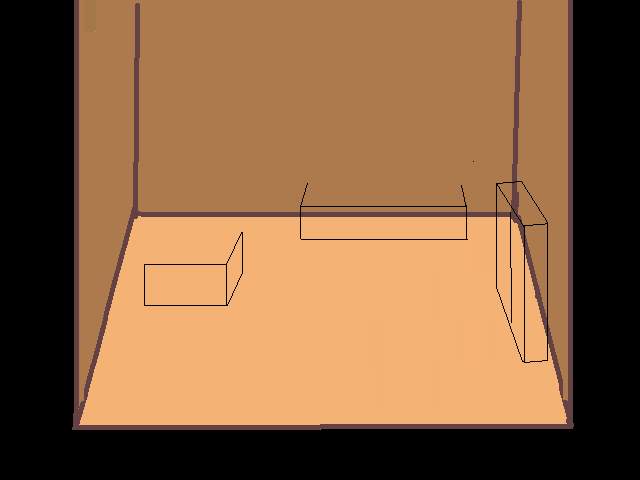

A 2D game scene composited from a Tiled map and its tileset images. What follows is a short description and the map's XML, with each tile layer's data collapsed to a summary:
An orthogonal 20x15 tile map with 32x32 px tiles, 3 tile layers (Tile Layer 2, Tile Layer 1, Tile Layer 3), 4 tilesets and 11 objects (2x character, level Info).

<map version="1.2" tiledversion="1.2.1" orientation="orthogonal" renderorder="right-down" width="20" height="15" tilewidth="32" tileheight="32" infinite="0" nextlayerid="32" nextobjectid="43">
 <tileset firstgid="1" name="grassstage" tilewidth="32" tileheight="32" tilecount="2025" columns="45">
  <image source="grassstage.png" width="1440" height="1440" />
 </tileset>
 <tileset firstgid="2026" name="playerstart" tilewidth="32" tileheight="32" tilecount="1" columns="1">
  <image source="playerstart.png" width="32" height="32" />
  <tile id="0">
   <properties>
    <property name="orient" value="right" />
    <property name="playerstart" value="" />
   </properties>
  </tile>
 </tileset>
 <tileset firstgid="2027" name="grasstownarmorshop" tilewidth="32" tileheight="32" tilecount="300" columns="20">
  <image source="grasstownarmorshop.png" width="640" height="480" />
 </tileset>
 <tileset firstgid="2327" name="grasstownarmorshop - Copy" tilewidth="32" tileheight="32" tilecount="300" columns="20">
  <image source="grasstownarmorshop - Copy.png" width="640" height="480" />
 </tileset>
 <layer id="29" name="Tile Layer 2" width="20" height="15">
  <data>[300 cells, 300 non-empty, 300 distinct tile ids]</data>
 </layer>
 <layer id="30" name="Tile Layer 1" width="20" height="15">
  <data>[300 cells, 165 non-empty, 19 distinct tile ids]</data>
 </layer>
 <layer id="31" name="Tile Layer 3" width="20" height="15">
  <data>[300 cells, 300 non-empty, 300 distinct tile ids]</data>
 </layer>
 <objectgroup id="4" name="Object Layer 1">
  <object id="19" x="320" y="416" width="32" height="32">
   <properties>
    <property name="orient" value="up" />
    <property name="playerstart" value="" />
    <property name="startarea" value="1" />
   </properties>
  </object>
  <object id="20" x="256" y="480" width="128" height="64">
   <properties>
    <property name="NewArea" value="grasstown.tmx" />
    <property name="area" value="grasstown.tmx" />
    <property name="returnarea" value="3" />
   </properties>
  </object>
  <object id="22" name="level Info" x="160" y="96" width="24" height="24">
   <properties>
    <property name="areaname" value="Everything else..." />
    <property name="levelinfo" value="1" />
   </properties>
  </object>
  <object id="30" x="544" y="192" width="32" height="192">
   <properties>
    <property name="block" value="" />
   </properties>
  </object>
  <object id="32" x="32" y="192" width="32" height="224">
   <properties>
    <property name="block" value="" />
   </properties>
  </object>
  <object id="34" x="64" y="192" width="32" height="160">
   <properties>
    <property name="block" value="" />
   </properties>
  </object>
  <object id="37" x="384" y="416" width="192" height="32">
   <properties>
    <property name="block" value="" />
   </properties>
  </object>
  <object id="38" x="64" y="416" width="192" height="32">
   <properties>
    <property name="block" value="" />
   </properties>
  </object>
  <object id="40" name="Shopkeep" type="character" x="160" y="192" width="32" height="64">
   <properties>
    <property name="" value="" />
    <property name="SPflag1" value="" />
    <property name="description" value="" />
    <property name="image" value="graycloak.gif" />
    <property name="name" value="Shopkeeper" />
    <property name="orient" value="down" />
    <property name="sprite" value="" />
   </properties>
  </object>
  <object id="41" name="Weird Customer" type="character" x="416" y="224" width="32" height="64">
   <properties>
    <property name="" value="" />
    <property name="SPflag2" value="" />
    <property name="description" value="" />
    <property name="image" value="graycloak.gif" />
    <property name="name" value="Loiterer" />
    <property name="orient" value="down" />
    <property name="sprite" value="" />
   </properties>
  </object>
  <object id="42" x="512" y="256" width="32" height="128">
   <properties>
    <property name="block" value="" />
   </properties>
  </object>
 </objectgroup>
</map>
